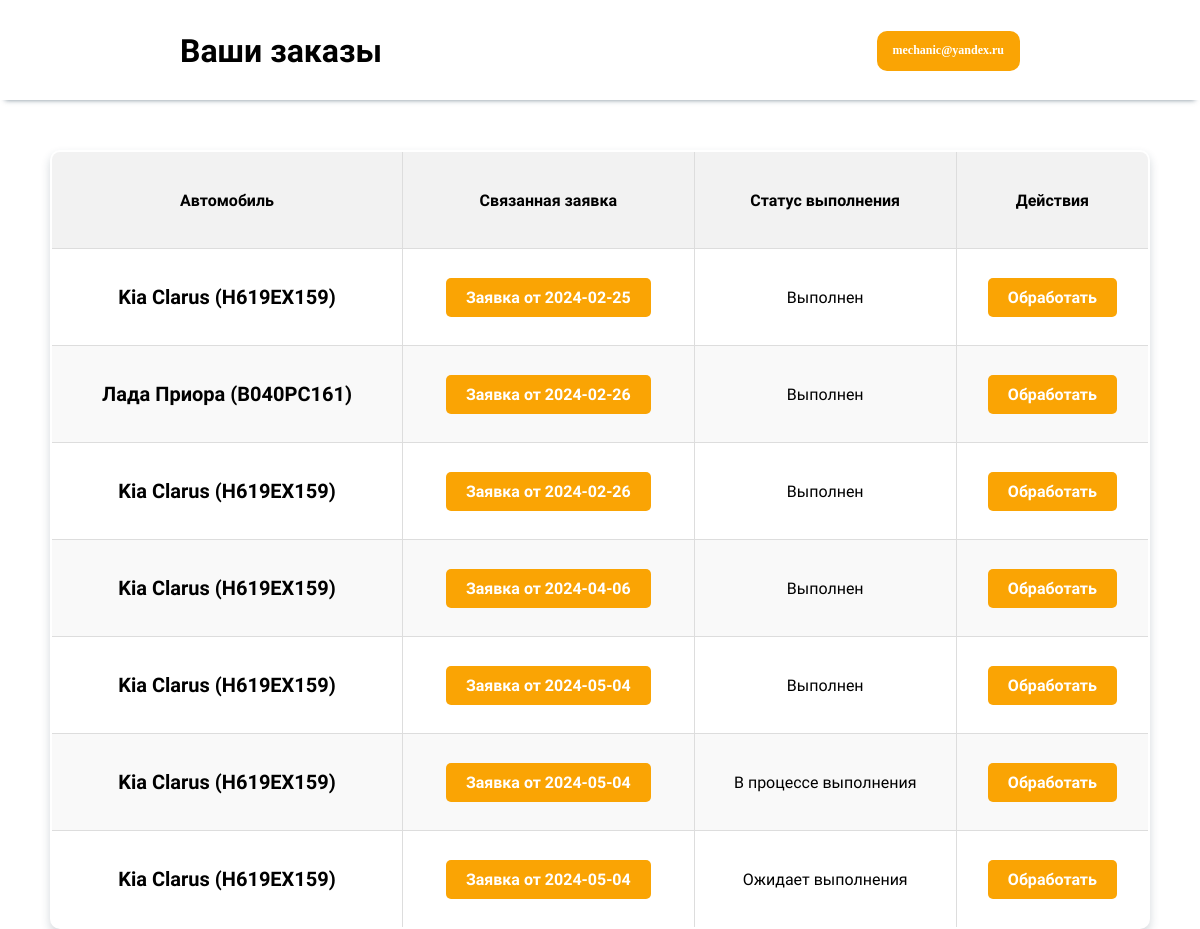
The app's page /profile/all-orders/ (signed in), older data.
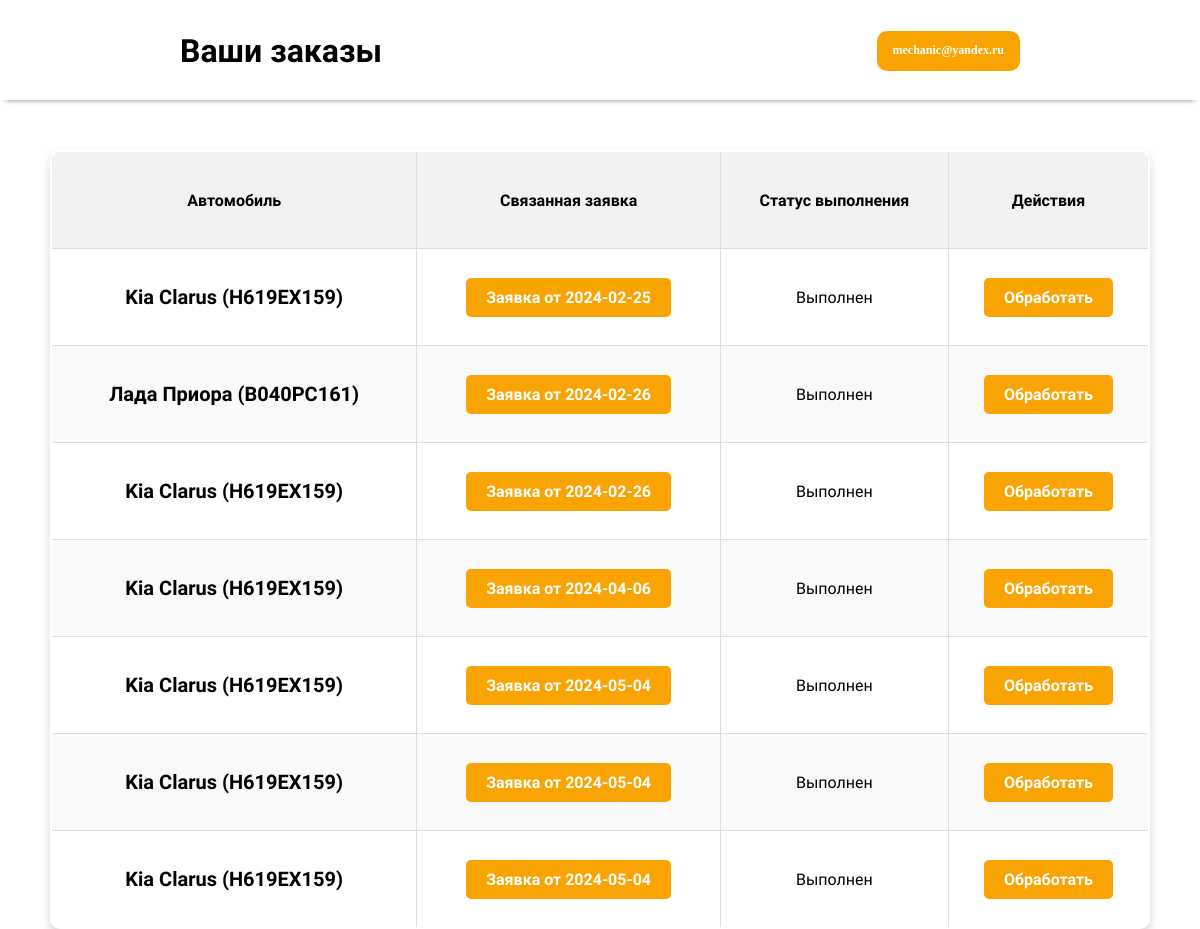
The same page, newer data.
### OrdersApp/models.py (models this page shows, shortened)
class Order(models.Model):
    car = models.ForeignKey(Car, on_delete=models.CASCADE, verbose_name='Автомобиль')
    status_choices = [
        ('PENDING', 'Ожидает выполнения'),
        ('IN_PROGRESS', 'В процессе выполнения'),
        ('COMPLETED', 'Выполнен'),
    ]
    status = models.CharField(max_length=20, choices=status_choices, default='PENDING',
                              verbose_name='Статус выполнения')
    final_cost = models.DecimalField(max_digits=10, decimal_places=2, verbose_name='Конечная стоимость', blank=True,
                                     null=True)
    end_date = models.DateField(verbose_name='Дата окончания выполнения', blank=True, null=True)
    end_time = models.TimeField(verbose_name='Время окончания выполнения', blank=True, null=True)
    appeal = models.ForeignKey('Appeal', on_delete=models.SET_NULL, verbose_name='Заявка', blank=True, null=True)
    name_of_the_responsible_mechanic = models.CharField(max_length=100, null=True)
    class Meta:
        verbose_name = 'Заказ'
        verbose_name_plural = 'Заказы'

class Appeal(models.Model):
    created_at = models.DateTimeField("Дата создания заявки", auto_now_add=True)
    chosen_date = models.DateField("Дата выбранная пользователем")
    chosen_time = models.TimeField("Время выбранное пользователем")
    comment = models.TextField("Комментарий клиента", blank=True)
    car = models.ForeignKey(Car, on_delete=models.CASCADE, verbose_name="Идентификатор авто")
    manager = models.ForeignKey(Manager, on_delete=models.CASCADE, verbose_name="Идентификатор менеджера",
                                blank=True, null=True)
    is_processed = models.BooleanField(default=False)
    class Meta:
        verbose_name = "Заявка"
        verbose_name_plural = "Заявки"

### CarApp/models.py (models this page shows)
class Car(models.Model):
    client = models.ForeignKey(CustomUser, on_delete=models.CASCADE)
    sts = models.CharField("СТС", max_length=100)
    brand = models.CharField("Марка", max_length=100)
    model = models.CharField("Модель", max_length=100)
    body_type = models.CharField("Тип кузова", max_length=100)
    license_plate = models.CharField("Государственный номер", max_length=20)
    color = models.CharField("Цвет", max_length=50)
    vin_number = models.CharField("VIN номер", max_length=100)
    year_of_manufacture = models.PositiveSmallIntegerField("Год выпуска")
    def __str__(self):
        return f"{self.brand} {self.model} ({self.license_plate})"

### OrdersApp/views.py (the view)
# urls.py: path('all-orders/', views.all_orders_view, name='all_orders'),
@login_required
def all_orders_view(request):
    mechanic = get_object_or_404(Mechanic, pk=request.user.pk)
    orders = Order.objects.filter(name_of_the_responsible_mechanic=mechanic.bio)
    return render(request, 'all_orders.html', {'orders': orders})

### OrdersApp/templates/all_orders.html (shortened to what this page needs)
<!DOCTYPE html>
<html lang="en">
<head>
    <link href='https://unpkg.com/boxicons@2.1.4/css/boxicons.min.css' rel='stylesheet'>
</head>
<header>
    <div class="header-content">
        <h1>Ваши заказы</h1>
        <div class="header-buttons">
            <div class="dropdown">
                <button class="dropbtn">
                    {% if user.is_authenticated %}{{ user.username }}{% else %}Личный кабинет{% endif %}</button>
            </div>
        </div>
    </div>
</header>
<body>
<div class="content">
    <table>
        <thead>
        <tr>
            <th>Автомобиль</th>
            <th>Связанная заявка</th>
            <th>Статус выполнения</th>
            <th>Действия</th>
        </tr>
        </thead>
        <tbody>
        {% for order in orders %}
            <tr>
                <td class="auto">{{ order.car }}</td>
                <td>
                    {% if order.appeal %}
                        <div class="tooltip">
                            <a href="#" class="tooltip-link">Заявка от {{ order.appeal.created_at|date:"Y-m-d" }}</a>
                        </div>
                    {% else %}
                        Нет связанной заявки
                    {% endif %}
                </td>
                <td>{{ order.get_status_display }}</td>
                <td><a href="{% url 'order_details' order.id %}">Обработать</a></td>
            </tr>
        {% endfor %}
        </tbody>
    </table>
</div>
</body>
</html>

Row changes from the older to the newer data that the page shows:
changed Order (number 6 of 7 on the later page): status "В процессе выполнения" → "Выполнен"
changed Order (number 7 of 7 on the later page): status "Ожидает выполнения" → "Выполнен"
